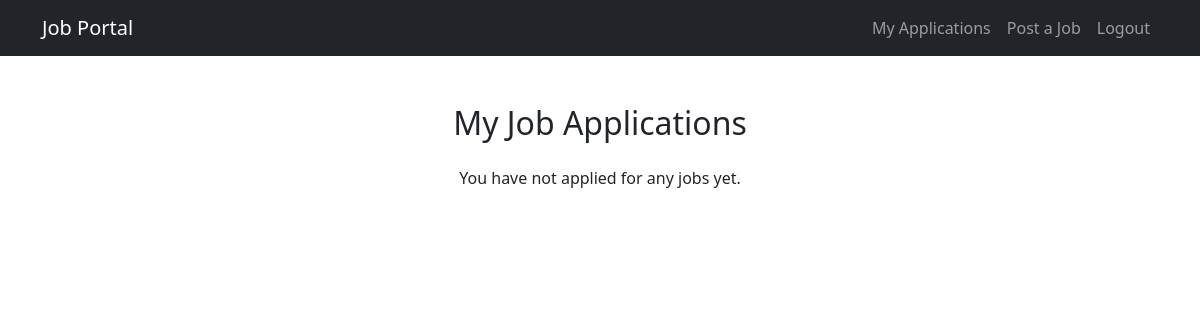
Page /applications/ (signed in) on the earlier database version.
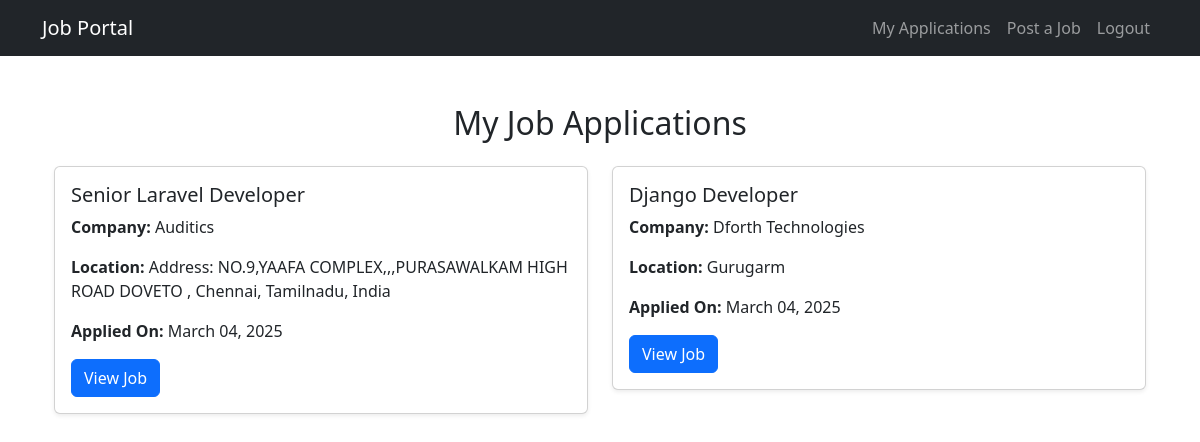
Same page on the later database version.
### jobs/models.py (models this page shows, shortened)
class JobApplication(models.Model):
    user = models.ForeignKey(User, on_delete=models.CASCADE)
    job = models.ForeignKey(Job, on_delete=models.CASCADE)
    applied_at = models.DateTimeField(auto_now_add=True)

class Job(models.Model):
    JOB_TYPES = [
        ('Full-time', 'Full-time'),
        ('Part-time', 'Part-time'),
        ('Remote', 'Remote'),
        ('Contract', 'Contract'),
    ]
    title = models.CharField(max_length=200)
    description = models.TextField()
    company = models.CharField(max_length=200)
    location = models.CharField(max_length=100)
    salary = models.DecimalField(max_digits=10, decimal_places=2, null=True, blank=True)
    job_type = models.CharField(max_length=20, choices=JOB_TYPES, default='Full-time')
    apply_link = models.URLField(blank=True, null=True)
    posted_on = models.DateTimeField(auto_now_add=True)
    class Meta:
        ordering = ['-posted_on']  # Show latest jobs first

### jobs/views.py (the view)
# urls.py: path('applications/', application_history, name='application_history'),
@login_required
def application_history(request):
    applications = JobApplication.objects.filter(user=request.user).select_related('job')
    return render(request, 'application_history.html', {'applications': applications})

### jobs/templates/application_history.html
{% extends 'base.html' %}
{% block content %}
<div class="container mt-5">
    <h2 class="text-center mb-4">My Job Applications</h2>
    {% if applications %}
        <div class="row justify-content-center">
            {% for application in applications %}
            <div class="col-md-6 mb-4">
                <div class="card shadow-sm">
                    <div class="card-body">
                        <h5 class="card-title">{{ application.job.title }}</h5>
                        <p><strong>Company:</strong> {{ application.job.company }}</p>
                        <p><strong>Location:</strong> {{ application.job.location }}</p>
                        <p><strong>Applied On:</strong> {{ application.applied_at|date:"F d, Y" }}</p>
                        <a href="{% url 'job_detail' application.job.id %}" class="btn btn-primary">View Job</a>
                    </div>
                </div>
            </div>
            {% endfor %}
        </div>
    {% else %}
        <p class="text-center">You have not applied for any jobs yet.</p>
    {% endif %}
</div>
{% endblock %}

### jobs/templates/base.html (shortened to what this page needs)
<!DOCTYPE html>
<html lang="en">
<head>
    <link rel="stylesheet" href="https://cdn.jsdelivr.net/npm/bootstrap@5.3.0/dist/css/bootstrap.min.css">
</head>
<body>
    <nav class="navbar navbar-expand-lg navbar-dark bg-dark">
        <div class="container">
            <a class="navbar-brand" href="{% url 'job_list' %}">Job Portal</a>
            <div class="navbar-nav">
                {% if user.is_authenticated %}
                    <a class="nav-link" href="{% url 'application_history' %}">My Applications</a>
                    <a class="nav-link" href="{% url 'job_create' %}">Post a Job</a>
                    <a class="nav-link" href="{% url 'logout' %}">Logout</a>
                {% else %}
                    <a class="nav-link" href="{% url 'login' %}">Login</a>
                    <a class="nav-link" href="{% url 'register' %}">Register</a>
                {% endif %}
            </div>
        </div>
    </nav>
    <div class="container mt-4">
        {% block content %}
        {% endblock %}
    </div>
</body>
</html>

Differences in the rows shown:
added JobApplication: job "Senior Laravel Developer", job.company "Auditics", job.location "Address: NO.9,YAAFA COMPLEX,,,PURASAWALKAM HIGH ROAD DOVETO , Chennai, Tamilnadu, India", applied_at "March 04, 2025"
added JobApplication: job "Django Developer", job.company "Dforth Technologies", job.location "Gurugarm", applied_at "March 04, 2025"
Other differences:
text no longer shown: "You have not applied for any jobs yet."
